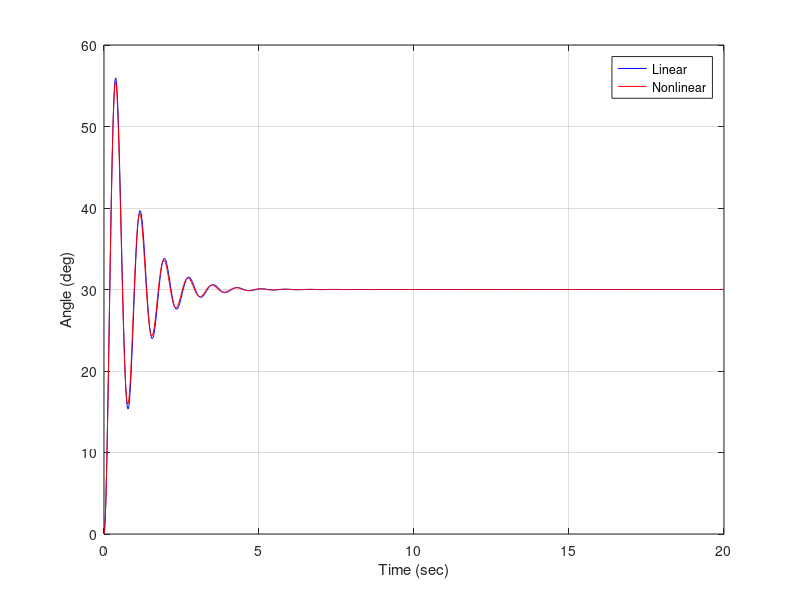

This figure's MATLAB source:
function inverted_pendulum()

clc
close all

global B B2 A L m K alfa beta theta0 thetac g

g = 9.81;
L = 1.0;
m = 5.0;
K = 30.0;
alfa = 14.0;
beta = 40.0;
theta0 = 0*pi/180.;
thetac = 30*pi/180.;

A = [0,1,0;g/L,0,0;0,0,0];
B = [0;1/(m*L^2);0];
B2 = [0;0;1];

xinitial = [theta0;0;0];
tout = linspace(0,20,1000);

[tout,xout] = ode45(@Derivatives,tout,xinitial);
size(tout)
size(xout)
[tout,xoutNL] = ode45(@DerivativesNL,tout,xinitial);

plot(tout,xout(:,1)*180/pi,'b-')
hold on
plot(tout,xoutNL(:,1)*180./pi,'r-')
xlabel('Time (sec)')
ylabel('Angle (deg)')
legend('Linear','Nonlinear')
grid on

function [T,e] = controller(x)
global thetac beta alfa K
thetacdot = 0.0;
theta = x(1);
thetadot = x(2);
eint = x(3);
e = thetac - theta;
edot = thetacdot - thetadot;
W = 0;
T = K*alfa*e + K*edot + K*beta*eint + W;

function xdot = DerivativesNL(t,x)
global m L g
theta = x(1);
thetadot = x(2);
eint = x(3);
[T,e] = controller(x);
thetaddot = g/L*sin(theta) + T/(m*L^2);
eintdot = e;
xdot = [thetadot;thetaddot;eintdot];

function xdot = Derivatives(t,x)
global A B B2
theta = x(1);
thetadot = x(2);
eint = x(3);
[T,e] = controller(x);
xdot = A*x + B*T  + B2*e;
    
